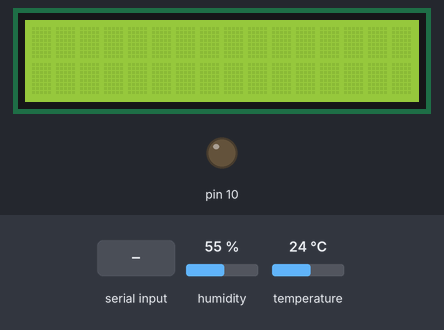
This sketch was run on a simulated Arduino Uno, built with avr-gcc and run on an emulated ATmega328P. Parts: 16×2 character LCD, output pins drawn as LEDs (lit = HIGH). Inputs (shaded band) come from the test bench; at power-on: humidity 55 %, temperature 24 °C.

Above: at 1.2 s.
1.3 s: "2" received over Serial
At 2.0 s:
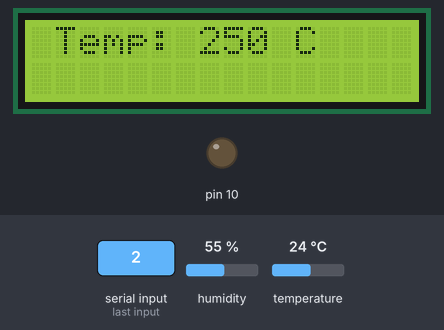
3.8 s: "3" received over Serial
At 4.6 s:
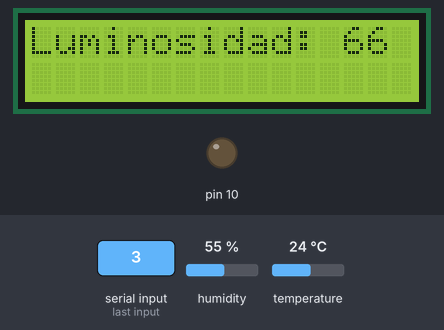
6.3 s: "4" received over Serial
At 6.8 s:
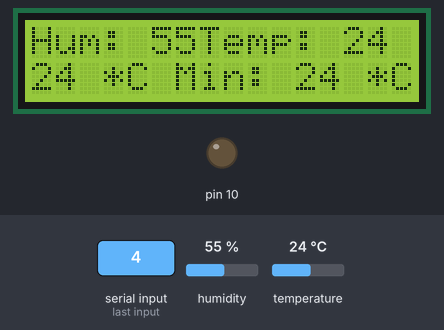
Timing chart, 0 to 9.3 s (numbered marks = the images above; inputs shaded):
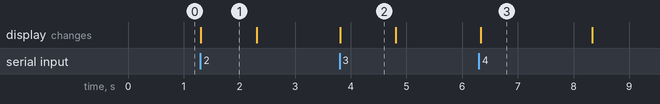

Measured:
- after the input at 1.3 s, the display: changes at once (image 1)
- after the input at 3.8 s, the display: changes at once (image 2)
- after the input at 6.3 s, the display: changes at once (image 3)
- what the display in image 1 shows lasts 1.0 s, from 1.3 s to 2.3 s
- what the display in image 3 shows lasts 2.0 s, from 6.3 s to 8.3 s

The sketch:

PantallaLCD.ino
```cpp
#include <DHT.h>
#include <LiquidCrystal.h> // incluimos la libreria LCD
#include "DHT.h" // incluimos la libreria DHT para sensor de humedad

#define DHTPIN 7     // Indicamos el pin donde conectaremos la patilla data de nuestro sensor
#define DHTTYPE DHT11   // DHT 11

DHT dht(DHTPIN, DHTTYPE);  //Indica el pin con el que trabajamos y el tipo de sensor
int maxh=0, minh=100, maxt=0, mint=100;  //Variables para ir comprobando maximos y minimos


// inicializamos los pines
LiquidCrystal lcd(12, 11, 5, 4, 3, 2);

//se inicializan las variables
/*como java envia carater por caracter, lo que realizael IDE es concatenar
cada carater para mostrar lo que envio Java desde la interfaz*/
String msg="";
//variable que se envia desde la interfaz
char input;
//Entrada analogica de LM35
int Ana1 = A0;
int Temp = 0;
char Grados = 'C';

const long A = 1000;     //Resistencia en oscuridad en KO
const int B = 15;        //Resistencia a la luz (10 Lux) en KO
const int Rc = 10;       //Resistencia calibracion en KO
const int LDRPin = A1;   //Pin del LDR

int V;
int ilum;
boolean hora =false, mensaje= false;

void setup() {
  //Iniciamos la comunicación con el puerto serie
  lcd.begin(16, 2);
  pinMode(10,OUTPUT);
  //Cofiguramos el tamaño de la LCD
  Serial.begin(9600);
  // Prepara la libreria para el sensor dht11
  dht.begin();


}

void loop() {
  //En caso que haya información en el Serial Port, se entra en esta estructura
  lcd.clear();

  if (Serial.available()) {
      input = Serial.read();

      if(hora){
        msg += input;
      }else if(mensaje){
        msg += input;
      }
      else{
        if(input =='5'){
          hora=true;
        }else if (input == '2'){ // Temperatura
          lcd.clear();
          Temp = analogRead(Ana1);
          Temp = (5.0 * Temp * 100.0)/1024.0;

          lcd.setCursor(1,0);
          lcd.print("Temp: ");
          lcd.print(Temp);
          lcd.print(" C");
          delay(1000);
          msg="";
        }
        else if (input == '3'){ // Luminosidad
         V = analogRead(LDRPin);
         ilum = ((long)V*A*10)/((long)B*Rc*(1024-V));    //usar si LDR entre A0 y Vcc (como en el esquema anterior)
         lcd.clear();
         lcd.print("Luminosidad: ");
         lcd.print(ilum);
         delay(1000);
         ilum=0;
         lcd.clear();
        }
        else if (input == '4'){ // Humedad
          int h = dht.readHumidity();  //Guarda la lectura de la humedad en la variable float h
          int t = dht.readTemperature();  //Guarda la lectura de la temperatura en la variable float t

          // Comprobamos si lo que devuelve el sensor es valido, si no son numeros algo esta fallando
          if (isnan(t) || isnan(h)) // funcion que comprueba si son numeros las variables indicadas
          {
            lcd.print("Fallo al leer del sensor DHT"); //Mostramos mensaje de fallo si no son numeros
          } else {
            //Mostramos mensaje con valores actuales de humedad y temperatura, asi como maximos y minimos de cada uno de ellos
            lcd.print("Hum: ");
            lcd.print(h);
            lcd.print("Temp: ");
            lcd.print(t);
            lcd.print(" *C");
            //Comprobacion de maximos y minimos de humedad y temperatura
            if (maxh<h)
              maxh=h;
            if (h<minh)
              minh=h;
            if (maxt<t)
              maxt=t;
            if (t<mint)
              mint=t;
            lcd.print("Max: ");
            lcd.print(maxh);
            lcd.print(" % ");
            lcd.print("Min: ");
            lcd.print(minh);
            lcd.print("Max: ");
            lcd.print(maxt);
            lcd.print(" *C ");
            lcd.print("Min: ");
            lcd.print(mint);
            lcd.print(" *C");
          }
          delay(2000);
        }else{
          mensaje = true;
        }
      }
  }
  else if(msg!=""){
    lcd.print(msg);
    delay(1000);
    msg="";
    hora = false;
  }
}
```
